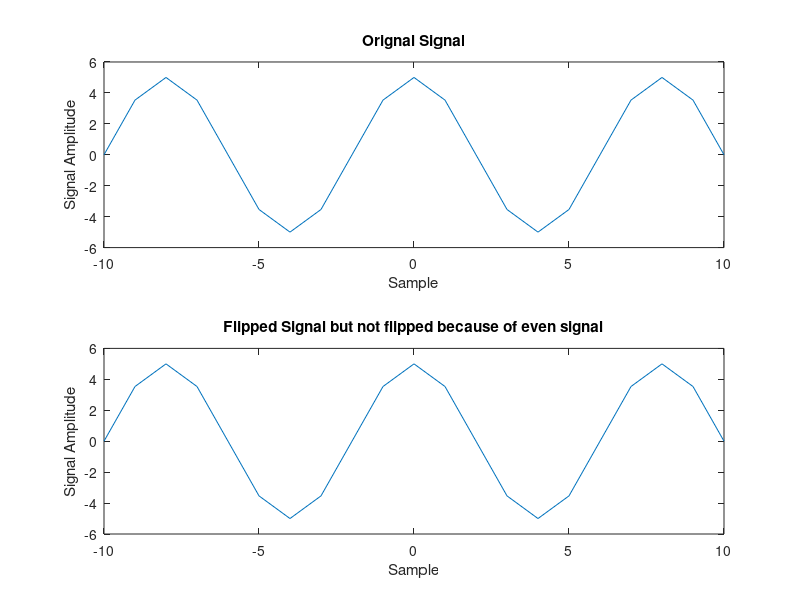

Write MATLAB code to recreate this figure.
clc;
clear all;
close all;
%Assuemed Sample
n = -10:10;
%As pi/4 given in function so i stored it in a variable
y1 = pi/4;
%Given Function
y = 5*exp(1i*n*y1);
subplot(2,1,1);
%Plotting Orignal Function
plot(n,y);
xlabel('Sample');
ylabel('Signal Amplitude');
title('Orignal Signal');
subplot(2,1,2);
%Plotting Flipped Signal
plot(-n,y); %Not Flipping because function is even
xlabel('Sample');
ylabel('Signal Amplitude');
title('Flipped Signal but not flipped because of even signal');
